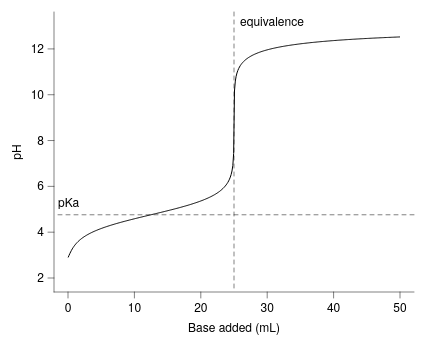

Describe this chart as a Vega-Lite specification.
### Vega-Lite specification from a JSON file in a GitHub repository (floating-point values rounded to 4 significant figures; data arrays with more than 128 entries replaced by an {"elided": "..."} marker saying what was removed)
{"background": null, "config": {"arc": {"fill": "#DBDBDB", "fillOpacity": 1.0, "innerRadius": 35.0, "padAngle": 0.03, "stroke": "black", "strokeOpacity": 1, "strokeWidth": 0.25}, "area": {"fill": "#DBDBDB", "fillOpacity": 1.0, "stroke": "black", "strokeOpacity": 1, "strokeWidth": 0.25}, "axis": {"domain": true, "domainCap": "round", "domainColor": "black", "domainWidth": 0.25, "grid": false, "gridCap": "round", "gridColor": "#F1F1F1", "gridDash": [0, 0], "gridOpacity": 1.0, "gridWidth": 0.25, "labelColor": "black", "labelFont": "Helvetica Neue, HelveticaNeue, Helvetica, Arial, sans-serif", "labelFontSize": 6, "labelFontStyle": "normal", "labelFontWeight": 400, "offset": 0, "ticks": true, "tickCap": "round", "tickColor": "black", "tickRound": false, "tickSize": 3, "tickWidth": 0.25, "titleColor": "black", "titleFont": "Helvetica Neue, HelveticaNeue, Helvetica, Arial, sans-serif", "titleFontSize": 6, "titleFontStyle": "normal", "titleFontWeight": 400}, "axisX": {"domain": true, "labelAlign": "center", "labelAngle": 0, "labels": true, "ticks": true, "translate": 0}, "axisY": {"domain": true, "labelAlign": "right", "labelAngle": 0, "labels": true, "ticks": true, "translate": 0}, "axisRight": {"domain": true, "labelAlign": "left", "labelAngle": 0, "labels": true, "ticks": true, "translate": 0}, "axisTop": {"domain": true, "labelAlign": "center", "labelAngle": 0, "labels": true, "ticks": true, "translate": 0}, "axisBand": {"tickOffset": 0}, "bar": {"fill": "#DBDBDB", "fillOpacity": 1.0, "stroke": "black", "strokeOpacity": 1, "strokeWidth": 0.25}, "boxplot": {"size": 12.6, "ticks": {"cornerRadius": 0.25, "fill": "black", "opacity": 1, "size": 6.3, "thickness": 0.25}, "box": {"fillOpacity": 1.0, "stroke": "black", "strokeOpacity": 1, "strokeWidth": 0.25}, "median": {"cornerRadius": 0, "fill": "black", "fillOpacity": 1.0, "opacity": 1, "size": 12.6, "thickness": 0.25}, "rule": {"fill": "black", "fillOpacity": 1.0, "size": 14.0, "stroke": "black", "strokeDash": [0, 0], "strokeOpacity": 1, "strokeWidth": 0.25}, "outliers": {"color": "black", "fill": "black", "fillOpacity": 1.0, "size": 0, "stroke": "black", "strokeOpacity": 1, "strokeWidth": 0.25}}, "circle": {"fill": "black", "fillOpacity": 1.0, "size": 1.75, "stroke": null, "strokeOpacity": 1, "strokeWidth": 0.25}, "errorband": {"band": {"fillOpacity": 0.6, "stroke": null, "strokeWidth": 0.25, "strokeOpacity": 1}, "borders": {"opacity": 0, "strokeOpacity": 1, "strokeWidth": 0.25}}, "errorbar": {"opacity": 1, "rule": {"strokeDash": [0, 0], "strokeWidth": 0.25}, "ticks": {"color": "black", "cornerRadius": 0.125, "opacity": 1, "size": 8.4, "thickness": 0.25}, "thickness": 0.25}, "font": "Helvetica Neue, HelveticaNeue, Helvetica, Arial, sans-serif", "geoshape": {"fill": "#DBDBDB", "fillOpacity": 1.0, "stroke": "black", "strokeOpacity": 1, "strokeWidth": 0.25}, "header": {"labelColor": "black", "labelFont": "Helvetica Neue, HelveticaNeue, Helvetica, Arial, sans-serif", "labelFontSize": 6, "labelFontStyle": "normal", "labelFontWeight": 400, "titleColor": "black", "titleFont": "Helvetica Neue, HelveticaNeue, Helvetica, Arial, sans-serif", "titleFontSize": 6, "titleFontStyle": "normal", "titleFontWeight": 400, "titlePadding": 0}, "legend": {"disable": false, "offset": 4.5, "titlePadding": 4, "labelOffset": 2, "gradientLabelOffset": 2, "columnPadding": 4, "rowPadding": 2, "gradientLength": 70.0, "gradientThickness": 7.0, "gradientOpacity": 1.0, "gradientStrokeColor": "black", "gradientStrokeWidth": 0.25, "labelColor": "black", "labelFont": "Helvetica Neue, HelveticaNeue, Helvetica, Arial, sans-serif", "labelFontSize": 6, "labelFontStyle": "normal", "labelFontWeight": 400, "strokeColor": "black", "strokeWidth": 0, "symbolSize": 36, "symbolStrokeColor": "black", "symbolStrokeWidth": 0.25, "titleColor": "black", "titleFont": "Helvetica Neue, HelveticaNeue, Helvetica, Arial, sans-serif", "titleFontSize": 6, "titleFontStyle": "normal", "titleFontWeight": 400}, "line": {"color": "black", "stroke": "black", "strokeCap": "butt", "strokeDash": [0, 0], "strokeOpacity": 1, "strokeWidth": 0.5}, "point": {"filled": true, "fill": "#DBDBDB", "fillOpacity": 1.0, "size": 7.0, "stroke": "black", "strokeOpacity": 1, "strokeWidth": 0.25}, "range": {"category": ["#B2B2B2", "#4A7CD3", "#008542", "#664CAF", "#509F98", "#636363", "#284F93", "#005226", "#382864", "#285753"], "diverging": {"scheme": ["#443E60", "#5F597E", "#7C759B", "#9994B6", "#B7B4CC", "#D6D5DC", "#F6F6F6", "#D1DAD9", "#A4C2BF", "#7AA9A4", "#578E89", "#37736E", "#1B5954"]}, "heatmap": {"scheme": ["#440154", "#472270", "#433E82", "#38598C", "#2C728E", "#238A8D", "#24A086", "#39B578", "#5DC862", "#96D646", "#CAE02D", "#FDE724"]}, "ordinal": {"scheme": ["#F1F1F1", "#DBDBDB", "#C6C6C6", "#B2B2B2", "#9D9D9D", "#898989", "#767676", "#636363", "#515151", "#404040", "#2F2F2F", "#1F1F1F"]}, "ramp": {"scheme": ["#440154", "#472270", "#433E82", "#38598C", "#2C728E", "#238A8D", "#24A086", "#39B578", "#5DC862", "#96D646", "#CAE02D", "#FDE724"]}}, "rule": {"color": "black", "stroke": "black", "strokeCap": "round", "strokeDash": [2, 2], "strokeOpacity": 1, "strokeWidth": 0.25}, "scale": {"barBandPaddingInner": 0.1, "rectBandPaddingInner": 0, "tickBandPaddingInner": 0.1, "bandPaddingOuter": 0.1, "bandWithNestedOffsetPaddingInner": 0.2, "bandWithNestedOffsetPaddingOuter": 0.2, "offsetBandPaddingInner": 0, "offsetBandPaddingOuter": 0, "continuousPadding": 7.0, "round": false}, "rect": {"fill": "#DBDBDB", "fillOpacity": 1.0, "stroke": "black", "strokeOpacity": 1, "strokeWidth": 0.25}, "square": {"fill": "#DBDBDB", "fillOpacity": 1.0, "size": 14.0, "stroke": "black", "strokeOpacity": 1, "strokeWidth": 0.25}, "text": {"color": "black", "font": "Helvetica Neue, HelveticaNeue, Helvetica, Arial, sans-serif", "fontSize": 6, "fontStyle": "normal", "fontWeight": 400}, "tick": {"color": "black", "cornerRadius": 0.125, "opacity": 1.0, "size": 12.6, "thickness": 0.25}, "title": {"anchor": "middle", "frame": "group", "color": "black", "font": "Helvetica Neue, HelveticaNeue, Helvetica, Arial, sans-serif", "fontSize": 6, "fontStyle": "normal", "fontWeight": 400, "subtitleColor": "black", "subtitleFont": "Helvetica Neue, HelveticaNeue, Helvetica, Arial, sans-serif", "subtitleFontSize": 6, "subtitleFontStyle": "normal", "subtitleFontWeight": 400}, "trail": {"color": "black", "opacity": 1, "size": 0.5}, "view": {"continuousWidth": 180, "continuousHeight": 140, "discreteWidth": 180, "discreteHeight": 140, "fill": null, "stroke": null, "strokeWidth": 0.25}}, "layer": [{"data": {"name": "data-9166425d4191514ae115a8b70e47660b"}, "mark": {"type": "line"}, "encoding": {"x": {"field": "Vb", "scale": {"domain": [0, 50], "nice": false}, "title": "Base added (mL)", "type": "quantitative"}, "y": {"field": "pH", "scale": {"domain": [2, 13], "nice": false}, "title": "pH", "type": "quantitative"}}}, {"layer": [{"data": {"values": [{"__dysonsphere__": 1}]}, "mark": {"type": "rule", "opacity": 1.0}, "encoding": {"x": {"datum": 25.0}}}, {"data": {"values": [{"__dysonsphere__": 1}]}, "mark": {"type": "text", "align": "left", "baseline": "top", "dx": 3, "dy": 0, "fontSize": 6}, "encoding": {"text": {"value": "equivalence"}, "x": {"datum": 25.0}, "y": {"value": 2}}}]}, {"layer": [{"data": {"values": [{"__dysonsphere__": 1}]}, "mark": {"type": "rule", "opacity": 1.0, "strokeDash": [2, 2]}, "encoding": {"y": {"datum": 4.76}}}, {"data": {"values": [{"__dysonsphere__": 1}]}, "mark": {"type": "text", "align": "left", "baseline": "bottom", "dx": 0, "dy": -3, "fontSize": 6}, "encoding": {"text": {"value": "pKa"}, "x": {"value": 2}, "y": {"datum": 4.76}}}]}], "$schema": "https://vega.github.io/schema/vega-lite/v6.4.1.json", "datasets": {"data-9166425d4191514ae115a8b70e47660b": {"elided": "400 records"}}}
